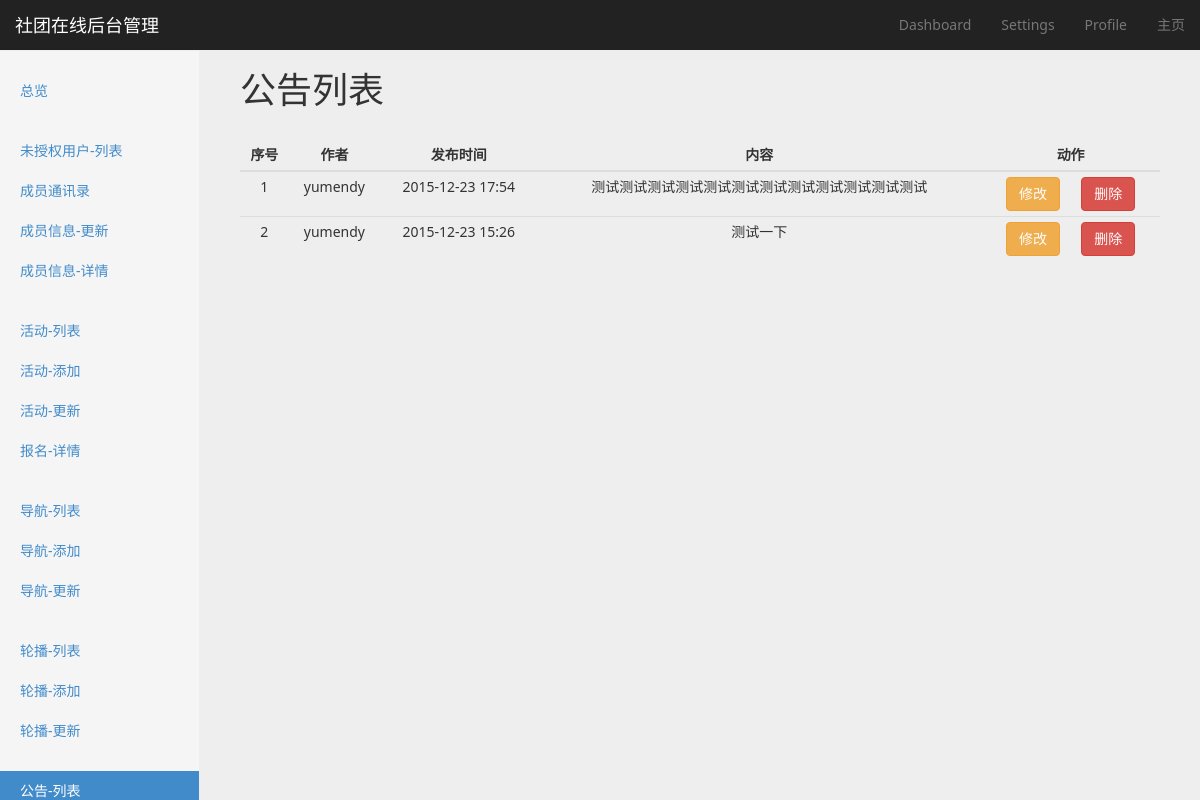
Page /announcement/list/ on the earlier database version.
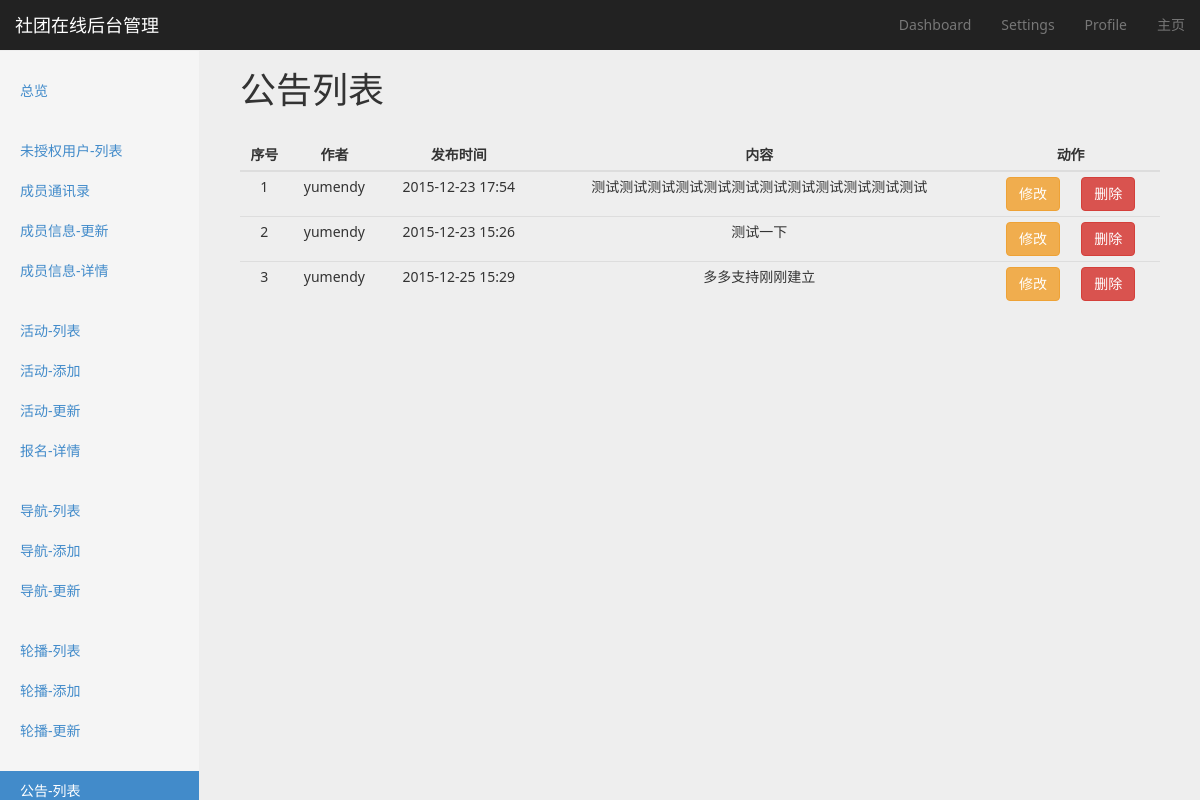
Same page on the later database version.
### announcement/models.py (models this page shows, shortened)
class Announcement(models.Model):
    content = models.TextField()
    author = models.ForeignKey(User)
    create_time = models.DateTimeField(auto_now=True)

### announcement/views.py (the view)
class AnnouncementListView(BaseMixin, ListView):
    model = Announcement
    context_object_name = 'announcement_list'
    def get_context_data(self, *args, **kwargs):
        context = super(AnnouncementListView, self).get_context_data(*args, **kwargs)
        context['active_page'] = 'announcement-list'
        return context

### utils/common_mixin.py (called while the page is built)
    def get_context_data(self, *args, **kwargs):
        context = super(BaseMixin, self).get_context_data(**kwargs)
        context['COMMUNITY_NAME'] = COMMUNITY_NAME
        context['COMMUNITY_DESCRIPTION'] = COMMUNITY_DESCRIPTION
        context['PAGE_NUMBER'] = PAGE_NUMBER
        return context

### templates/announcement/announcement_list.html (shortened to what this page needs)
{% extends 'website/backend/settings/settings_base.html' %}
{% block option-title %}
    公告列表
{% endblock %}
{% block content %}
    <div class="col-md-12">
        <table class="table table-hover table-responsive table-condensed dashboard-table">
            <thead>
                <tr>
                    <th>序号</th>
                    <th>作者</th>
                    <th>发布时间</th>
                    <th>内容</th>
                    <th>动作</th>
                </tr>
            </thead>
            <tbody>
                {% for item in announcement_list %}
                    <tr>
                        <td>{{ forloop.counter }}</td>
                        <td>{{ item.author }}</td>
                        <td>{{ item.create_time|date:"Y-m-d" }}&nbsp;{{ item.create_time|time:"H:i" }}</td>
                        <td>{{ item.content }}</td>
                        <td>
                            <a href="{% url 'announcement-update' item.pk %}" class="btn btn-warning" role="button">修改</a>
                            <button class="btn btn-danger" role="button" data-id="{{ item.id }}">删除</button>
                        </td>
                    </tr>
                {% endfor %}
            </tbody>
        </table>
    </div>
{% endblock %}

Differences in the rows shown:
added Announcement: author "yumendy", create_time "2015-12-25", create_time "15:29", content "多多支持刚刚建立"
